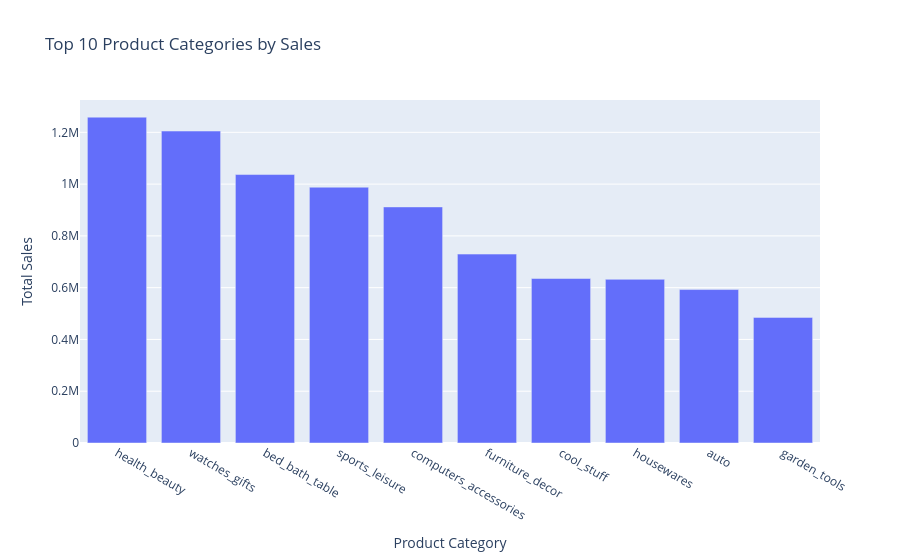

Notebook source saved alongside this figure:
### Code cell
# Select the 10 product categories with the highest sales
top_categories = category_sales.head(10)

# Create a bar chart using English category names
fig = px.bar(
    top_categories,
    x="product_category_name_english",
    y="total_sales",
    title="Top 10 Product Categories by Sales",
    labels={
        "product_category_name_english": "Product Category",
        "total_sales": "Total Sales"
    }
)

# Display the chart
fig.show()

### Figure 1 — Plotly figure (JSON) as saved in the notebook; plotly's stock layout.template omitted (floating-point values rounded to 4 significant figures)
{"data": [{"hovertemplate": "Product Category=%{x}<br>Total Sales=%{y}<extra></extra>", "legendgroup": "", "marker": {"color": "#636efa", "pattern": {"shape": ""}}, "name": "", "orientation": "v", "showlegend": false, "textposition": "auto", "type": "bar", "x": ["health_beauty", "watches_gifts", "bed_bath_table", "sports_leisure", "computers_accessories", "furniture_decor", "cool_stuff", "housewares", "auto", "garden_tools"], "xaxis": "x", "y": [1259000.0, 1205000.0, 1037000.0, 988000.0, 912000.0, 729800.0, 635300.0, 632200.0, 592700.0, 485300.0], "yaxis": "y"}], "layout": {"barmode": "relative", "legend": {"tracegroupgap": 0}, "title": {"text": "Top 10 Product Categories by Sales"}, "xaxis": {"anchor": "y", "domain": [0, 1], "title": {"text": "Product Category"}}, "yaxis": {"anchor": "x", "domain": [0, 1], "title": {"text": "Total Sales"}}}}
